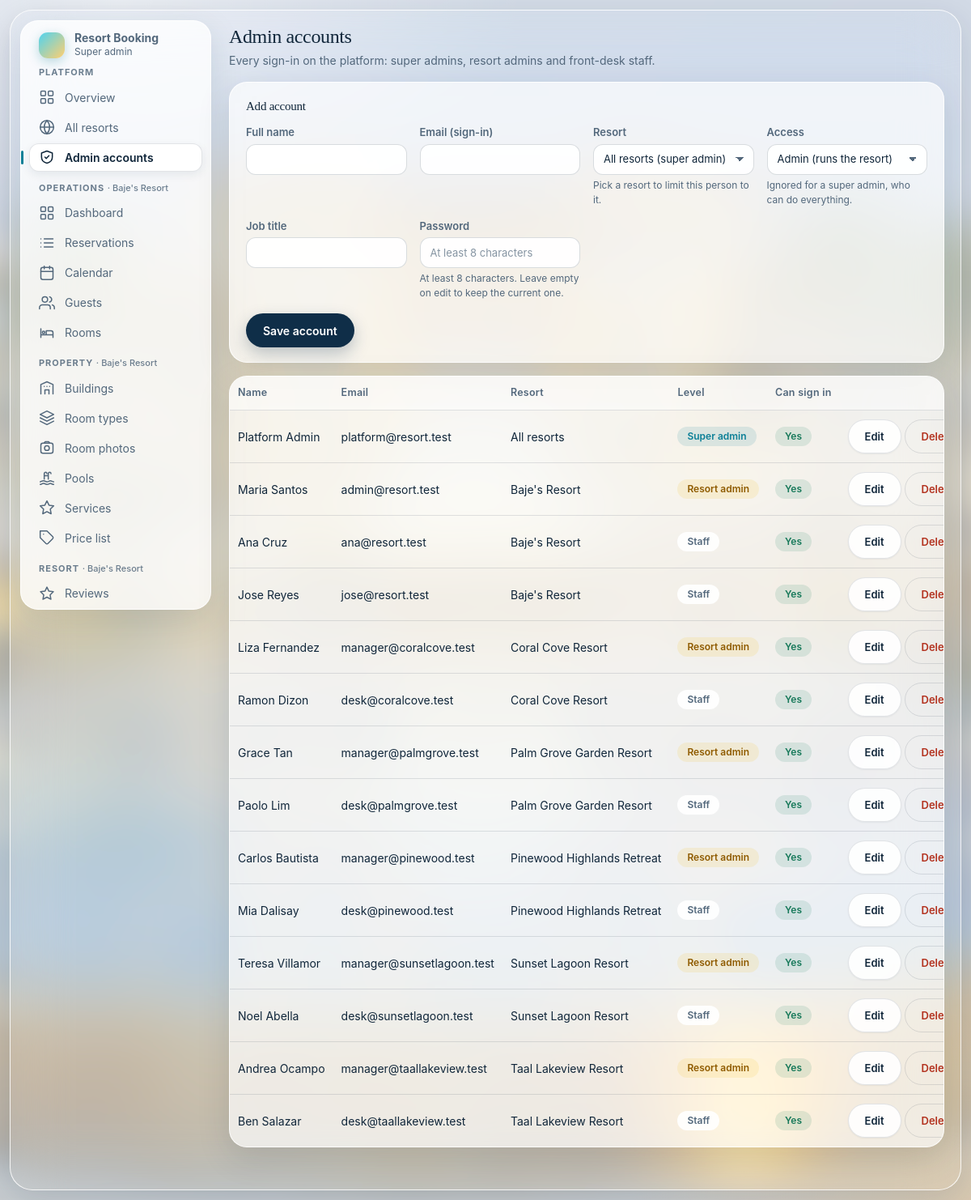
/admin/admins.php (signed in), run on the app's committed database.
### tables this page shows
CREATE TABLE resort (
  resort_id       INT AUTO_INCREMENT PRIMARY KEY,
  slug            VARCHAR(40)  NOT NULL,               
  name            VARCHAR(100) NOT NULL,
  tagline         VARCHAR(160) NULL,
  description     TEXT NULL,
  location        VARCHAR(120) NULL,
  theme           VARCHAR(20)  NOT NULL DEFAULT 'ocean',    
  hero_image      VARCHAR(120) NULL,                   
  contact_email   VARCHAR(120) NULL,
  contact_phone   VARCHAR(40)  NULL,
  checkin_time    VARCHAR(20)  NOT NULL DEFAULT '2:00 PM',
  checkout_time   VARCHAR(20)  NOT NULL DEFAULT '12:00 NN',
  free_cancel_days INT NOT NULL DEFAULT 2,
  exclusive_rate  DECIMAL(10,2) NULL,                  
  is_active       TINYINT(1) NOT NULL DEFAULT 1,
  sort_order      INT NOT NULL DEFAULT 0,
  created_at      TIMESTAMP NOT NULL DEFAULT CURRENT_TIMESTAMP,
  CONSTRAINT uk_resort_slug UNIQUE (slug),
  CONSTRAINT ck_resort_rate CHECK (exclusive_rate IS NULL OR exclusive_rate >= 0)
);

CREATE TABLE staff (
  staff_id      INT AUTO_INCREMENT PRIMARY KEY,
  resort_id     INT NULL,
  full_name     VARCHAR(120) NOT NULL,
  role          VARCHAR(60)  NOT NULL,                 
  access        VARCHAR(10)  NOT NULL DEFAULT 'Staff',  
  email         VARCHAR(120) NOT NULL,
  password_hash VARCHAR(255) NULL,
  CONSTRAINT uk_staff_email UNIQUE (email),
  CONSTRAINT ck_staff_access CHECK (access IN ('Admin','Staff')),
  CONSTRAINT fk_staff_resort FOREIGN KEY (resort_id) REFERENCES resort(resort_id) ON DELETE CASCADE
);

### includes/crud.php (the view, shortened to what the rows shown need)
<?php
require_once __DIR__ . '/layout.php';
function crud_page(PDO $pdo, array $c): void
{
    $staffMember = require_login($pdo, !empty($c['platform_only']), $c['level'] ?? 'admin');
    $limited = $staffMember['level'] === 'staff' && isset($c['staff_edit']);
    $table = $c['table'];
    $pk    = $c['pk'];
    $scoped = !empty($c['scoped']);
    $rid    = resort_id();
    $scopeSql = str_replace('{rid}', (string)$rid, $c['scope_sql'] ?? ($scoped ? 'resort_id = {rid}' : ''));
    $self  = basename($_SERVER['SCRIPT_NAME']);
    $edit = null;
    $listSql = $c['list_sql'] ?? ("SELECT * FROM $table" . ($scopeSql !== '' ? " WHERE ($scopeSql)" : '') . " ORDER BY {$c['order']}");
    $stmt = $pdo->prepare($listSql);
    $stmt->execute(str_contains($listSql, ':rid') ? ['rid' => $rid] : []);
    $rows = $stmt->fetchAll();
    $isNum = [];
    foreach ($c['columns'] as $ci => $col) {
        $isNum[$ci] = ($col['format'] ?? '') === 'money' || ($rows && !($col['format'] ?? '') && count(array_filter($rows, fn($r) => is_numeric($r[$col['key']] ?? null))) === count($rows));
    }
    $count = count($rows);
    admin_start($c['title'], $c['active']);
    admin_head($c['title'], $c['sub'] ?? ($limited ? 'Set a room’s status after housekeeping. Only resort admins can add or remove rooms.' : ($count === 0 ? 'Nothing here yet.' : plural($count, strtolower($c['singular'])) . ' at ' . ($GLOBALS['config']['resort'] ?? ''))));
    ?>
    <?php if (!$limited || $edit): ?>
    <section class="panel">
      <div class="panel-head"><h2><?= $edit ? 'Edit ' . h(strtolower($c['singular'])) : 'Add ' . h(strtolower($c['singular'])) ?></h2></div>
    </section>
    <?php endif; ?>
    <section class="panel flush">
      <?php if (!$rows): ?>
        <p class="empty">No <?= h(strtolower($c['title'])) ?> yet.<?= $limited ? '' : ' Add the first one above.' ?></p>
      <?php else: ?>
      <div class="table-scroll">
        <table>
          <thead>
            <tr>
              <?php foreach ($c['columns'] as $ci => $col): ?><th<?= $isNum[$ci] ? ' class="num"' : '' ?>><?= h($col['label']) ?></th><?php endforeach; ?>
              <th class="right"><span class="sr-only">Actions</span></th>
            </tr>
          </thead>
          <tbody>
          <?php foreach ($rows as $r): ?>
            <tr>
              <?php foreach ($c['columns'] as $ci => $col):
                  $v = $r[$col['key']] ?? '';
                  $fmt = $col['format'] ?? '';
                  ?>
                <td<?= $isNum[$ci] ? ' class="num"' : (!empty($col['muted']) ? ' class="sub"' : '') ?>>
                  <?= match ($fmt) {
                      'money' => h(money($v)),
                      'date'  => h(fdate($v)),
                      'badge' => badge((string)$v),
                      'yesno' => '<span class="badge ' . ($v ? 'yes' : 'no') . '">' . ($v ? 'Yes' : 'No') . '</span>',
                      default => h($v),
                  } ?>
                </td>
              <?php endforeach; ?>
              <td class="row-actions">
                <a class="btn sm" href="<?= h($self) ?>?edit=<?= (int)$r[$pk] ?>">Edit</a>
                <?php if (!$limited): ?><form method="post" onsubmit="return confirm('Delete this <?= h(strtolower($c['singular'])) ?>?')">
                  <button class="btn sm danger" type="submit">Delete</button>
                </form><?php endif; ?>
              </td>
            </tr>
          <?php endforeach; ?>
          </tbody>
        </table>
      </div>
      <?php endif; ?>
    </section>
    <?php
    admin_end();
}

### includes/layout.php (shortened to what the rows shown need)
<?php
require_once __DIR__ . '/bootstrap.php';
function asset_url(string $file, string $prefix = ''): string
{
    $full = __DIR__ . '/../assets/' . $file;
    return $prefix . 'assets/' . $file . '?v=' . (is_file($full) ? filemtime($full) : time());
}
function icon(string $name, int $size = 20): string
{
    return '<svg viewBox="0 0 24 24" width="' . $size . '" height="' . $size . '" fill="none" stroke="currentColor" '
         . 'stroke-width="1.8" stroke-linecap="round" stroke-linejoin="round" aria-hidden="true">' . ($paths[$name] ?? '') . '</svg>';
}
    ?>
<?php
function staff_can(array $staff, string $need): bool
{
    $rank = ['staff' => 1, 'admin' => 2, 'super' => 3];
    return ($rank[$staff['level'] ?? 'staff'] ?? 0) >= ($rank[$need] ?? 99);
}
function require_login(PDO $pdo, bool $platformOnly = false, string $need = 'staff'): array
{
    $id = (int)($_SESSION['staff_id'] ?? 0);
    if ($id > 0) {
        $stmt = $pdo->prepare('SELECT staff_id, full_name, role, access, resort_id FROM staff WHERE staff_id = ? AND password_hash IS NOT NULL');
        $stmt->execute([$id]);
        $staff = $stmt->fetch();
        if ($staff) {
            $staff['is_platform'] = $staff['resort_id'] === null;
            $staff['level'] = $staff['is_platform'] ? 'super' : ($staff['access'] === 'Admin' ? 'admin' : 'staff');
            $staff['level_label'] = ['super' => 'Super admin', 'admin' => 'Resort admin', 'staff' => 'Staff'][$staff['level']];
            if ($staff['is_platform']) {
                $r = resort_by_id($pdo, (int)($_SESSION['admin_resort'] ?? 0))
                    ?: ($pdo->query('SELECT * FROM resort ORDER BY sort_order, resort_id LIMIT 1')->fetch() ?: null);
            }
            if ($platformOnly) {
                $need = 'super';
            }
            return $staff;
        }
    }
}
function admin_start(string $title, string $active = ''): void
{
    global $config, $staffMember, $resort, $pdo;
    $all = [
        'Platform' => [
            'platform' => ['platform.php', 'Overview', 'dashboard', 'super'],
            'resorts'  => ['resorts.php', 'All resorts', 'globe', 'super'],
            'admins'   => ['admins.php', 'Admin accounts', 'shield', 'super'],
        ],
        'Operations' => [
            'index'        => ['index.php', 'Dashboard', 'dashboard', 'staff'],
            'reservations' => ['reservations.php', 'Reservations', 'reservations', 'staff'],
            'calendar'     => ['calendar.php', 'Calendar', 'calendar', 'staff'],
            'guests'       => ['guests.php', 'Guests', 'guests', 'staff'],
            'rooms'        => ['rooms.php', 'Rooms', 'rooms', 'staff'],
        ],
        'Property' => [
            'buildings'    => ['buildings.php', 'Buildings', 'buildings', 'admin'],
            'room_types'   => ['room_types.php', 'Room types', 'room_types', 'admin'],
            'photos'       => ['photos.php', 'Room photos', 'photos', 'admin'],
            'pools'        => ['pools.php', 'Pools', 'pools', 'admin'],
            'services'     => ['services.php', 'Services', 'services', 'admin'],
            'pricelist'    => ['pricelist.php', 'Price list', 'tag', 'admin'],
        ],
        'Resort' => [
            'reviews'      => ['reviews.php', 'Reviews', 'star', 'admin'],
            'staff'        => ['staff.php', 'Staff', 'staff', 'admin'],
            'settings'     => ['settings.php', 'Settings', 'settings', 'admin'],
        ],
    ];
    $groups = [];
    foreach ($all as $gName => $items) {
        $items = array_filter($items, fn($it) => staff_can($staffMember, $it[3]));
        if ($items) {
            $groups[$gName] = $items;
        }
    }
    ?><!doctype html>
<html lang="en">
<head>
<link rel="stylesheet" href="<?= h(asset_url('style.css', '../')) ?>">
</head>
<body class="admin">
<div class="frame shell">
  <aside class="rail" aria-label="Staff navigation">
    <nav class="rail-nav">
      <?php foreach ($groups as $gName => $items): ?>
        <p class="rail-group"><?= h($gName) ?><?php if (!empty($staffMember['is_platform']) && $gName !== 'Platform' && $resort): ?> <span class="rg-resort">· <?= h($resort['name']) ?></span><?php endif; ?></p>
        <?php foreach ($items as $key => [$href, $label, $ic]): ?>
          <a href="<?= h($href) ?>" title="<?= h($label) ?>" aria-label="<?= h($label) ?>"<?= $key === $active ? ' aria-current="page"' : '' ?>>
            <?= icon($ic) ?><span class="lbl"><?= h($label) ?></span>
          </a>
        <?php endforeach; ?>
      <?php endforeach; ?>
    </nav>
  </aside>
  <div class="stage">
<main class="stage-main" id="content">
<?php flash_render();
}
function admin_head(string $title, string $sub = '', string $actions = ''): void
{
    echo '<header class="page-head"><div class="ph-text"><h1>' . h($title) . '</h1>'
       . ($sub !== '' ? '<p class="page-sub">' . h($sub) . '</p>' : '') . '</div>'
       . ($actions !== '' ? '<div class="actions">' . $actions . '</div>' : '') . '</header>';
}
function admin_end(): void
{
    ?>
</main>
  </div>
</div>
</body>
</html>
<?php
}
    ob_start(); ?>

### includes/bootstrap.php (shortened to what the rows shown need)
<?php
function resort_by_id(PDO $pdo, int $id): ?array
{
    $stmt = $pdo->prepare('SELECT * FROM resort WHERE resort_id = ?');
    $stmt->execute([$id]);
    return $stmt->fetch() ?: null;
}
function resort_apply(array $r): void
{
    $resort = $r;
}
function h(mixed $value): string
{
    return htmlspecialchars((string)($value ?? ''), ENT_QUOTES, 'UTF-8');
}
function badge(string $status): string
{
    $class = strtolower(str_replace(' ', '-', $status));
    return '<span class="badge ' . h($class) . '">' . h($status) . '</span>';
}

### data on the page
resort: name "Baje's Resort"
staff: full_name "Platform Admin", email "platform@resort.test", v "All resorts", status "Super admin", v "Yes"
staff: full_name "Maria Santos", email "admin@resort.test", v "Baje's Resort", status "Resort admin", v "Yes"
staff: full_name "Ana Cruz", email "ana@resort.test", v "Baje's Resort", status "Staff", v "Yes"
staff: full_name "Jose Reyes", email "jose@resort.test", v "Baje's Resort", status "Staff", v "Yes"
staff: full_name "Liza Fernandez", email "manager@coralcove.test", v "Coral Cove Resort", status "Resort admin", v "Yes"
staff: full_name "Ramon Dizon", email "desk@coralcove.test", v "Coral Cove Resort", status "Staff", v "Yes"
staff: full_name "Grace Tan", email "manager@palmgrove.test", v "Palm Grove Garden Resort", status "Resort admin", v "Yes"
staff: full_name "Paolo Lim", email "desk@palmgrove.test", v "Palm Grove Garden Resort", status "Staff", v "Yes"
staff: full_name "Carlos Bautista", email "manager@pinewood.test", v "Pinewood Highlands Retreat", status "Resort admin", v "Yes"
staff: full_name "Mia Dalisay", email "desk@pinewood.test", v "Pinewood Highlands Retreat", status "Staff", v "Yes"
staff: full_name "Teresa Villamor", email "manager@sunsetlagoon.test", v "Sunset Lagoon Resort", status "Resort admin", v "Yes"
staff: full_name "Noel Abella", email "desk@sunsetlagoon.test", v "Sunset Lagoon Resort", status "Staff", v "Yes"
staff: full_name "Andrea Ocampo", email "manager@taallakeview.test", v "Taal Lakeview Resort", status "Resort admin", v "Yes"
staff: full_name "Ben Salazar", email "desk@taallakeview.test", v "Taal Lakeview Resort", status "Staff", v "Yes"

### other printed values
$platformPage ? $config['platform'] : $resortName "Resort Booking"
$platformPage ? 'Super admin' : 'Staff desk' "Super admin"
$gName "PLATFORM"
$label "Overview"
$label "All resorts"
$label "Admin accounts"
$gName "OPERATIONS"
$label "Dashboard"
$label "Reservations"
$label "Calendar"
$label "Guests"
$label "Rooms"
$gName "PROPERTY"
$label "Buildings"
$label "Room types"
